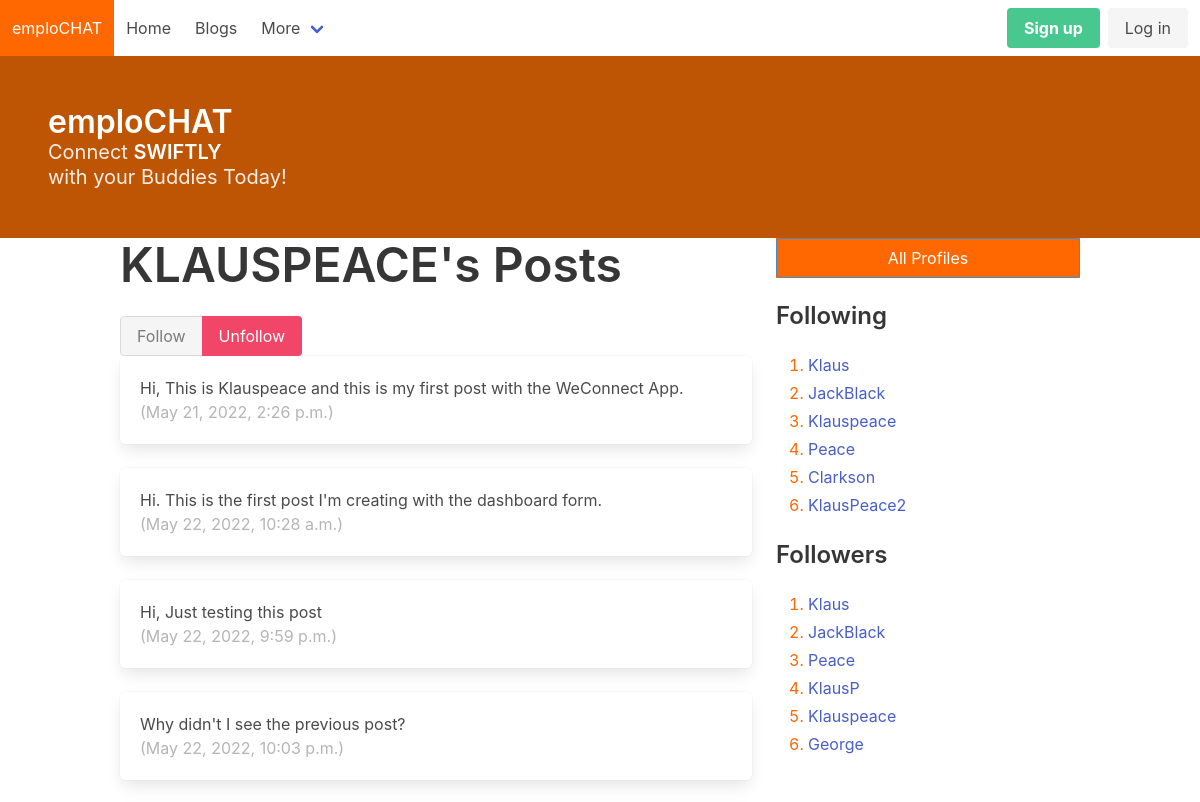
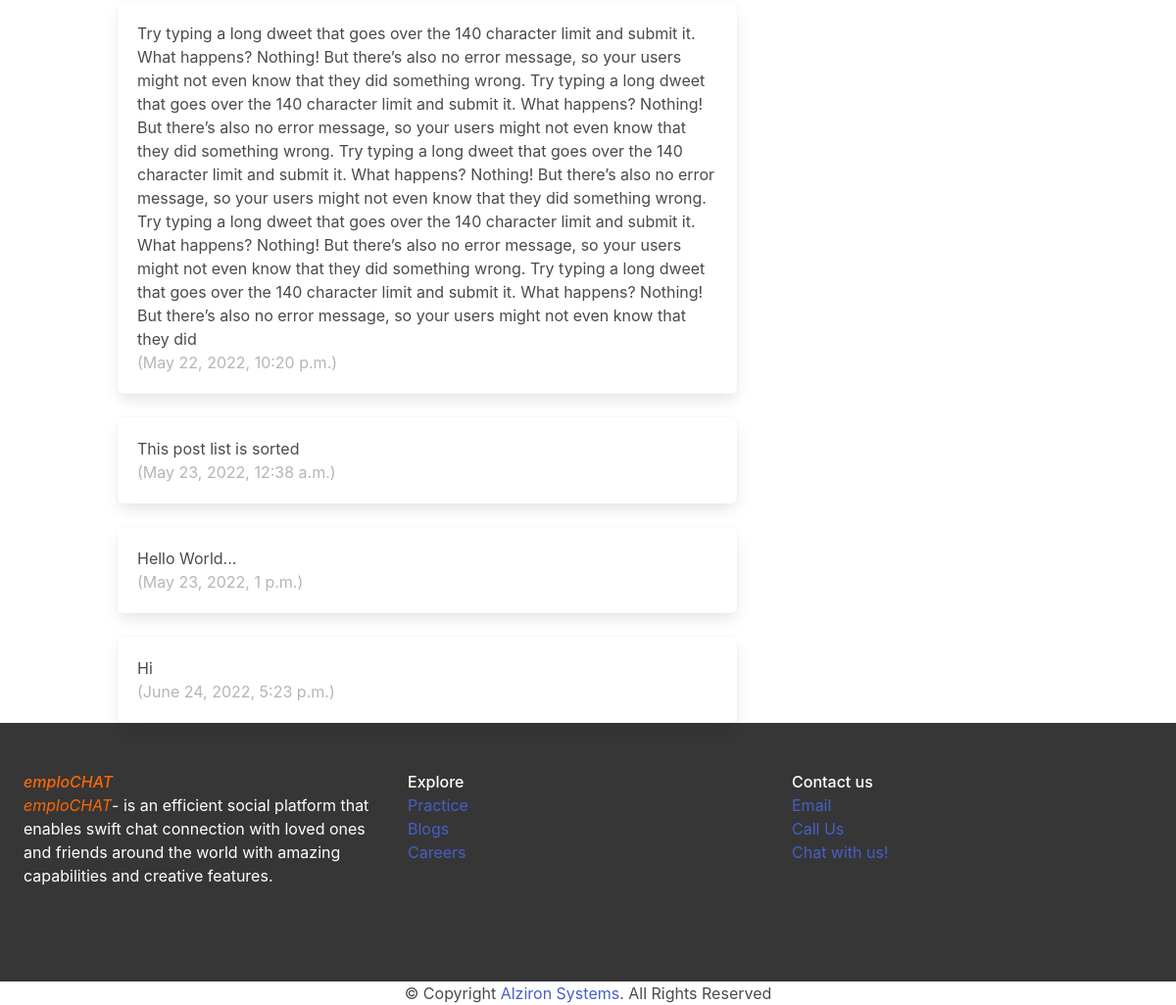
Page /profile/5 (signed in) on the committed database (2 pictures, top to bottom).
### weconnect/models.py (models this page shows, shortened)
class Profile(models.Model):
    objects = None
    user = models.OneToOneField(User, on_delete=models.CASCADE)
    follows = models.ManyToManyField(
        "self",
        related_name="followed_by",
        symmetrical=False, # Users can follow someone without being followed back
        blank=True  # Users don't need to follow anyone
    )
    def __str__(self):
        return self.user.username

class Posts(models.Model):
    objects = None
    user = models.ForeignKey(
        User, related_name="posts", on_delete=models.DO_NOTHING
    )
    body = models.CharField(max_length=2000)
    created_at = models.DateTimeField(auto_now_add=True)

### weconnect/views.py (the view, shortened to what this page needs)
# urls.py: path("profile/<int:pk>", profile, name="profile"),
def profile(request, pk):
   if not hasattr(request.user, 'profile'):
       missing_profile = Profile(user=request.user)
       missing_profile.save()
   else:
    profile = Profile.objects.get(pk=pk)
    context = {'profile': profile}
    return render(request, "weconnect/profile.html", context)

### weconnect/templates/weconnect/profile.html (shortened to what this page needs)
{% extends 'base.html' %}
{% block content %}
<div class="column">
    <div class="block">
        <h1 class="title is-1">
            {{profile.user.username|upper}}'s Posts
        </h1>
    </div>
    <form method="post">
    <div class="buttons has-addons">
    {% if profile in user.profile.follows.all %}
        <button class="button is-info is-static">Follow</button>
        <button class="button is-danger" name="follow" value="unfollow">
            Unfollow
        </button>
    {% else %}
        <button class="button is-info" name="follow" value="follow">
            Follow
        </button>
        <button class="button is-danger is-static">Unfollow</button>
    {% endif %}
    </div>
    </form>
    <div class="content">
    {% for posts in profile.user.posts.all %}
        <div class="box">
            {{ posts.body }}
            <br />
            <span class="is-small has-text-grey-light">
                ({{ posts.created_at }})
            </span>
        </div>
    {% endfor %}
    </div>
</div>
<div class="column is-one-third">
    <div class="block" style="background-color: #ff6700;">
        <a href="{% url 'weconnect:profile_list' %}">
            <button style="color: #ffffff;" class="button is-info is-outlined is-fullwidth">
                All Profiles
            </button>
        </a>
    </div>
    <div class="block">
        <h3 class="title is-4">
           Following
        </h3>
        <div class="content" style="color: #ff6700;">
            <ol>
            {% for following in profile.follows.all %}
                <li>
                    <a href="{% url 'weconnect:profile' following.id %}">
                        {{ following }}
                    </a>
                </li>
            {% endfor %}
            </ol>
        </div>
    </div>
    <div class="block">
        <h3 class="title is-4">
            Followers
        </h3>
        <div class="content" style="color: #ff6700;">
            <ol>
            {% for follower in profile.followed_by.all %}
                <li>
                    <a href="{% url 'weconnect:profile' follower.id %}">
                        {{ follower }}
                    </a>
                </li>
            {% endfor %}
            </ol>
        </div>
    </div>
</div>
{% endblock content %}

### rows in the picture
Profile: user.username "KLAUSPEACE", user.username "Klauspeace"
Posts: body "Hi, This is Klauspeace and this is my first post with the WeConnect App.", created_at "May 21, 2022, 2:26 p.m."
Posts: body "Hi. This is the first post I'm creating with the dashboard form.", created_at "May 22, 2022, 10:28 a.m."
Posts: body "Hi, Just testing this post", created_at "May 22, 2022, 9:59 p.m."
Posts: body "Why didn't I see the previous post?", created_at "May 22, 2022, 10:03 p.m."
Posts: body "Try typing a long dweet that goes over the 140 character limit and submit it. What happens? Nothing! But there’s also no error message, so your users might not even know that they did something wrong. Try typing a long dweet that goes over the 140 character limit and submit it. What happens? Nothing! But there’s also no error message, so your users might not even know that they did something wrong. Try typing a long dweet that goes over the 140 character limit and submit it. What happens? Nothing! But there’s also no error message, so your users might not even know that they did something wrong. Try typing a long dweet that goes over the 140 character limit and submit it. What happens?…", created_at "May 22, 2022, 10:20 p.m."
Posts: body "This post list is sorted", created_at "May 23, 2022, 12:38 a.m."
Posts: body "Hello World...", created_at "May 23, 2022, 1 p.m."
Posts: body "Hi", created_at "June 24, 2022, 5:23 p.m."
Profile: user.username "Klaus"
Profile: user.username "JackBlack"
Profile: user.username "Peace"
Profile: user.username "Clarkson"
Profile: user.username "KlausPeace2"
Profile: user.username "KlausP"
Profile: user.username "George"
